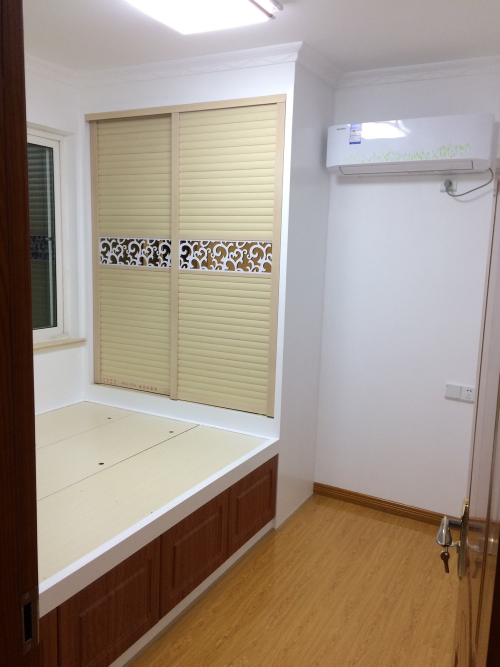
//> input picture pictures/image_1.jpg, 1000 x 1333 px (shown at 1/2 size)
$ ./main -load pictures/image_1.jpg   (built with g++ and OpenCV 4)
//> lines starting //> are read from the running program, lines starting //| are printed output that depends on the picture; after the words box and inside, x2 and y2 are one past the last pixel; in counts of white or black regions, pixels touching at a corner belong together
### fastCornerDetector.h
//
//  fastCornerDetector.hpp
//  opencvTest
//
//  Created by gaoqingge on 13/05/16.
//  Copyright © 2016 gaoqingge. All rights reserved.
//

#ifndef fastCornerDetector_h
#define fastCornerDetector_h

#include <stdio.h>
#include "global_utils.h"

class fastCornerDetector {

public:

    fastCornerDetector();
    ~fastCornerDetector();

    /**
     *  set the threshold with given value
     *
     *  @param newValue threshold value
     */
    void setThreshold(int newValue);

    /**
     *  check the given pixel's brightness
     *
     *  @param image   mat image
     *  @param x       x value of the center pixel
     *  @param y       y value of the center pixel
     *  @param inumber the number of the checking pixel
     *
     *  @return brighter, darker or similiar
     */
    int checkPixel(Mat &image, int x, int y, int inumber, int pValue);


    /**
     *  check key pixel brightness. 1, 9, 5, 13
     *
     *  @param image mat image
     *  @param x     x value of the center pixel
     *  @param y     y value of the center pixel
     *
     *  @return continue checking other pixel or not
     */
    bool checkKeyPixel(Mat &image, int x, int y);


    /**
     *  check if the pxiel is corner or not
     *
     *  @param image mat image
     *  @param x     x value of the center pixel
     *  @param y     y value of the center pixel
     *
     *  @return if the pixel is corner or not
     */
    bool checkContiguous(Mat &image, int x, int y);

    /**
     *  detect corners in the image
     *
     *  @param image mat image
     *
     *  @return corner pixel vector
     */
    vector<Point2i> detect(Mat &image);


private:
    int m_threshold;
    int m_pixelValues[28];
    int result[7];
};

#endif /* fastCornerDetector_h */

### global_utils.h
//
//  global_utils.h
//  opencvTest
//
//  Created by gaoqingge on 21/03/16.
//  Copyright © 2016 gaoqingge. All rights reserved.
//

#ifndef global_utils_h
#define global_utils_h

#include <opencv2/core/core.hpp>
#include <opencv2/highgui/highgui.hpp>
#include <opencv2/imgproc/imgproc.hpp>
#include <opencv2/features2d/features2d.hpp>
#include <iostream>
#include <chrono>

using namespace cv;
using namespace std;
using namespace chrono;

#define pixelB(image, x, y) \
image.data[image.step[0]*y+image.step[1]*x]

#define pixelG(image, x, y) \
image.data[image.step[0]*y+image.step[1]*x+1]

#define pixelR(image, x, y) \
image.data[image.step[0]*y+image.step[1]*x+2]

#define Mpixel(image,x,y) ( (uchar*) ( ((image).data) + (y)*((image).step) ) ) [(x)]
#define MpixelB(image,x,y) ( (uchar*) ( ((image).data) + (y)*((image).step) ) ) [(x)*((image).channels())]
#define MpixelG(image,x,y) ( (uchar*) ( ((image).data) + (y)*((image).step) ) ) [(x)*((image).channels())+1]
#define MpixelR(image,x,y) ( (uchar*) ( ((image).data) + (y)*((image).step) ) ) [(x)*((image).channels())+2]

#endif /* global_utils_h */

### main.cpp
//
//  main.cpp
//  opencvTest
//
//  Created by gaoqingge on 6/03/16.
//  Copyright © 2016 gaoqingge. All rights reserved.
//
#include "global_utils.h"
#include "fastCornerDetector.h"

// Global variables
Mat src;
Mat src_gray;
Mat src_clone_h;
Mat src_clone_f;
Mat src_clone_f_cv;

int thresh_harris = 160;
int thresh_fast = 70;
int max_thresh = 255;

const char *source_window = "Source Image";
const char *corners_h_window = "Harris Corners detector";
const char *corners_f_window = "Fast Corners detector";
const char *corners_f_cv_window = "OpenCV Fast Corners detector";

/// Function header
void cornerFast(int, void*);
void cornerHarris(int, void*);
void cornerFast_opencv(int, void*);


void showStaticPics(String folder) {
//> called with folder = "pictures/image_1.jpg"
    vector<String> filenames;
    glob(folder, filenames);

    for(size_t i = 0; i < filenames.size(); ++i)
    {
        if (filenames[i][strlen(filenames[i].c_str())-1] != 'g') {
            continue;
        }
        src = imread(filenames[i], IMREAD_COLOR);
//> src is the input picture: 1333 rows x 1000 cols, CV_8UC3; mean B, G, R 135.4, 147.3, 160.5
        cvtColor(src, src_gray, CV_BGR2GRAY);
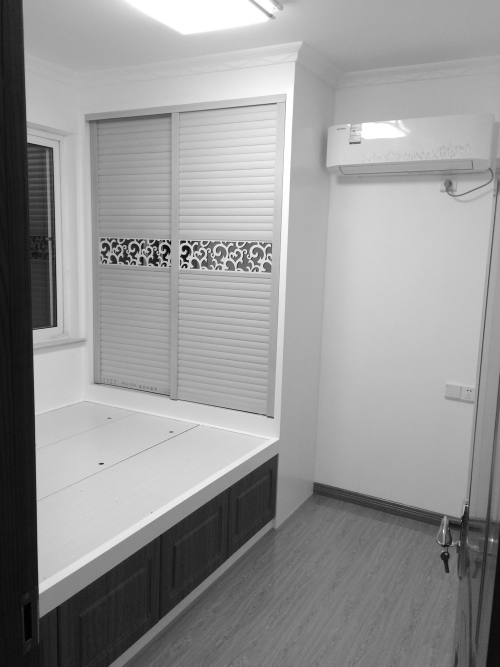
//> src_gray: 1333 rows x 1000 cols, CV_8UC1 (shown at 1/2 size); min 0, max 255, mean 149.9

        namedWindow(corners_f_cv_window, CV_WINDOW_NORMAL);
        namedWindow(corners_h_window, CV_WINDOW_NORMAL);
        resizeWindow(corners_f_cv_window, 1000, 1500);
        resizeWindow(corners_h_window, 1000, 1500);

        createTrackbar("Threshold H: ", corners_h_window, &thresh_harris, max_thresh, cornerHarris);
        createTrackbar("Threshold F: ", corners_h_window, &thresh_fast, max_thresh, cornerFast_opencv);

        cornerHarris(0, 0);
        cornerFast_opencv(0, 0);

        waitKey(0);
    }
}

// [113 lines left out: function showCamera, not called in this run]

void cornerHarris(int, void*)
{
    src_clone_h = src.clone();
    Mat dst_norm;
    Mat dst_norm_scaled;
    Mat dst = Mat::zeros(src.size(), CV_32FC1);

    // Detector parameters
    int blockSize = 2;
    int apertureSize = 3;
    double k = 0.04;

    // Detecting corners
    cornerHarris(src_gray, dst, blockSize, apertureSize, k, BORDER_DEFAULT);

    // Normalizing
    normalize(dst, dst_norm, 0, 255, NORM_MINMAX, CV_32FC1, Mat());
    convertScaleAbs(dst_norm, dst_norm_scaled);

    int iCount = 0;
    // Drawing a circle around corners
    for(int j = 0; j < dst_norm.rows; j++) {
        for(int i = 0; i < dst_norm.cols; i++) {
            if((int) dst_norm.at<float>(j,i) > thresh_harris) {
                circle(src_clone_h, Point(i, j), 3, Scalar(0, 0, 255), 2, 8, 0);
                iCount++;
            }
        }
    }
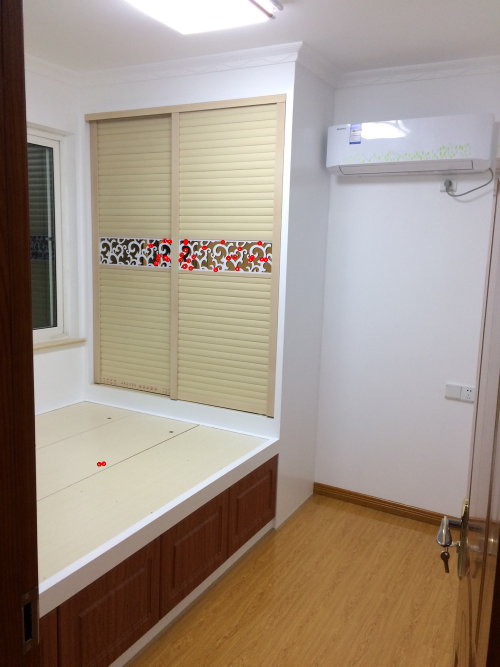
//> src_clone_h: 1333 rows x 1000 cols, CV_8UC3 (shown at 1/2 size); 0.13% of pixels changed, all inside (x1, y1, x2, y2) = (194, 477, 536, 933)
//> after the loop, iCount = 33

    char str[256];
    sprintf(str, "threshold: %d  corner count: %d", thresh_harris, iCount);
//> str = "threshold: 160  corner count: 33"
    putText(src_clone_h, str, Point2i(20, 40), CV_FONT_HERSHEY_PLAIN, 2, Scalar(255, 0, 0), 1);
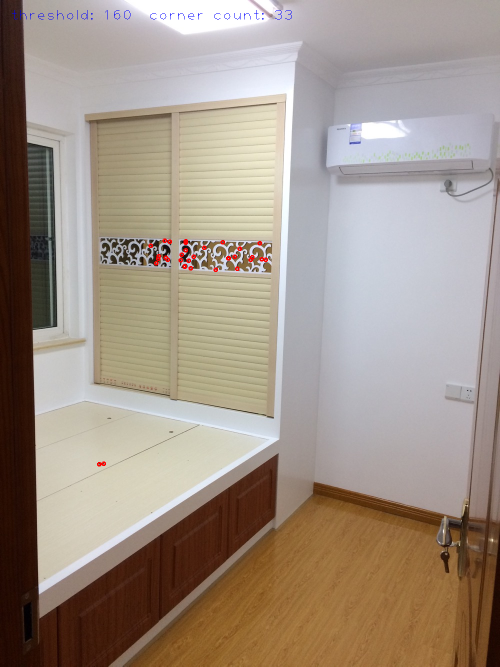
//> src_clone_h: 1333 rows x 1000 cols, CV_8UC3 (shown at 1/2 size); 0.07% of pixels changed, all inside (x1, y1, x2, y2) = (24, 20, 583, 39)


    imshow(corners_h_window, src_clone_h);
}


// [23 lines left out: function cornerFast, not called in this run]


void cornerFast_opencv(int, void*)
{
    src_clone_f_cv = src.clone();

    Ptr<FastFeatureDetector> myBlobDetector = FastFeatureDetector::create(thresh_fast);
    vector<KeyPoint> myBlobs;
    myBlobDetector->detect(src_clone_f_cv , myBlobs);
//> myBlobs = 455 keypoints; strongest (x, y, size): (371, 500, 7), (504, 514, 7), (370, 482, 7), (370, 484, 7)

    int iCount = 0;
    vector<KeyPoint>::iterator itr;
    for (itr = myBlobs.begin(); itr != myBlobs.end(); itr++) {
        int x = itr->pt.x;
        int y = itr->pt.y;
        circle(src_clone_f_cv, Point(x, y), 3, Scalar(0, 255, 0), 2, 8, 0);
        iCount++;
    }
//> this loop made 455 passes
//> (x, y) on passes 1 to 3: (551, 206), (699, 249), (722, 260)
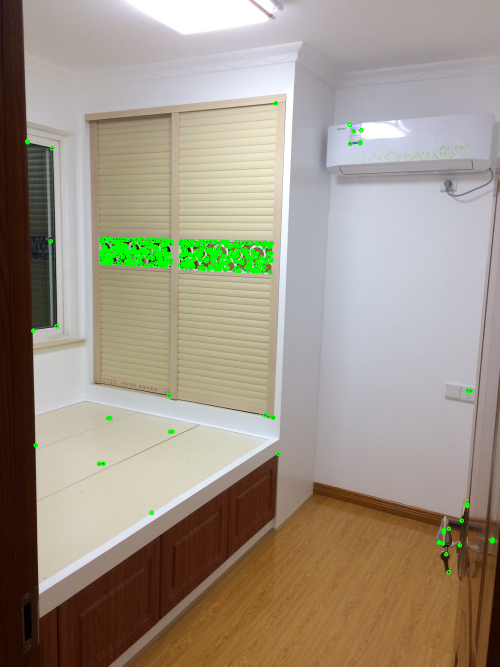
//> src_clone_f_cv: 1333 rows x 1000 cols, CV_8UC3 (shown at 1/2 size); 1.28% of pixels changed, all inside (x1, y1, x2, y2) = (50, 202, 990, 1149)
//> after the loop, iCount = 455

    /// Showing the result
    char str[256];
    sprintf(str, "threshold: %d  corner count: %d", thresh_fast, iCount);
//> str = "threshold: 70  corner count: 455"
    putText(src_clone_f_cv, str, Point2i(20, 40), CV_FONT_HERSHEY_PLAIN, 2, Scalar(255, 0, 0), 1);
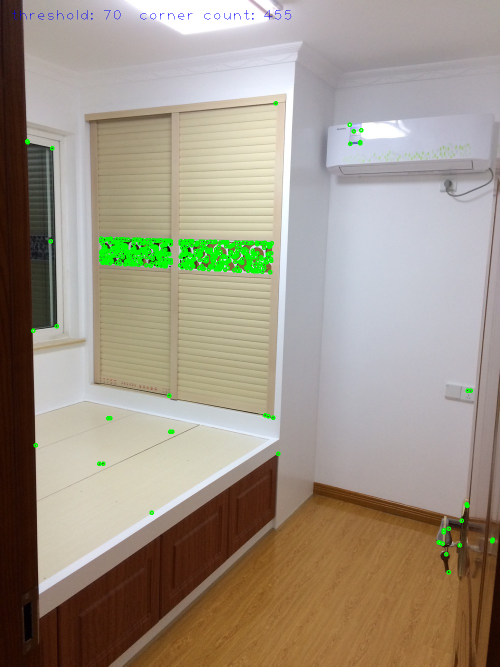
//> src_clone_f_cv: 1333 rows x 1000 cols, CV_8UC3 (shown at 1/2 size); 0.07% of pixels changed, all inside (x1, y1, x2, y2) = (24, 20, 583, 39)
    imshow(corners_f_cv_window, src_clone_f_cv);
}

// [7 lines left out: function showUsage, not called in this run]

int main(int argc, char **argv)
{


    /* program usage:
     * ./main will start the camera and check every frame
     * ./main -load ./pictures will load all the images under pictures folder and show the result
     */

    if (argc == 1) {
        showCamera();
    }
    else if (argc == 3) {
        if( strcmp(argv[1], "-load") == 0) {
            showStaticPics(argv[2]);
        }
        else {
            showUsage();
        }
    }
    else {
        showUsage();
    }
    return 0;

}

$ run again, on pictures/image_7.jpg
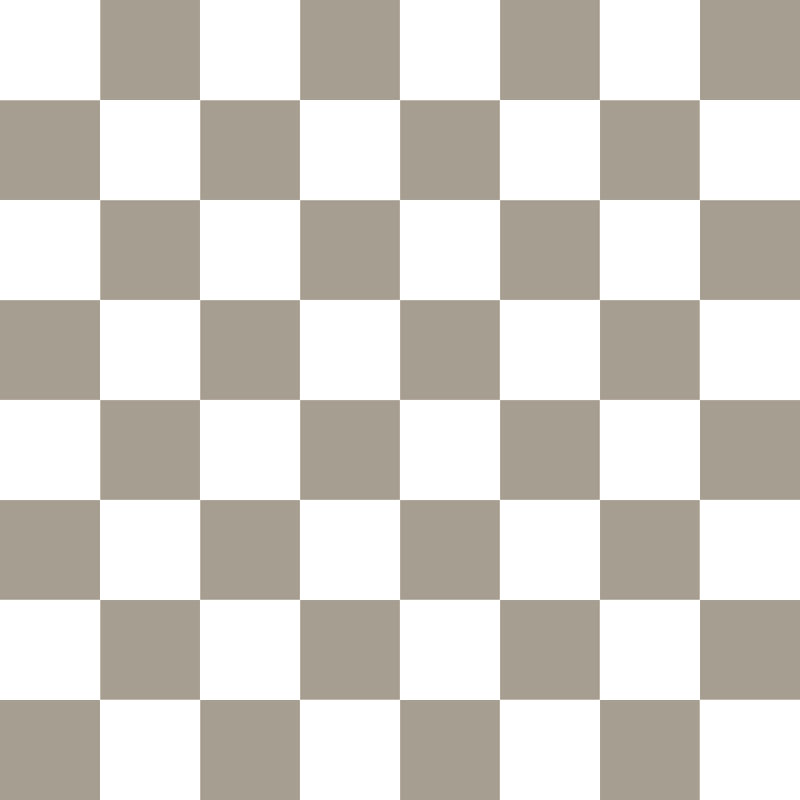
//> input picture pictures/image_7.jpg, 800 x 800 px
//> in showStaticPics, src is the input picture: 800 rows x 800 cols, CV_8UC3; mean B, G, R 200.2, 206.7, 210.7
//> after the loop in cornerHarris, `for(int j = 0; j < dst_norm.rows; j++)`:
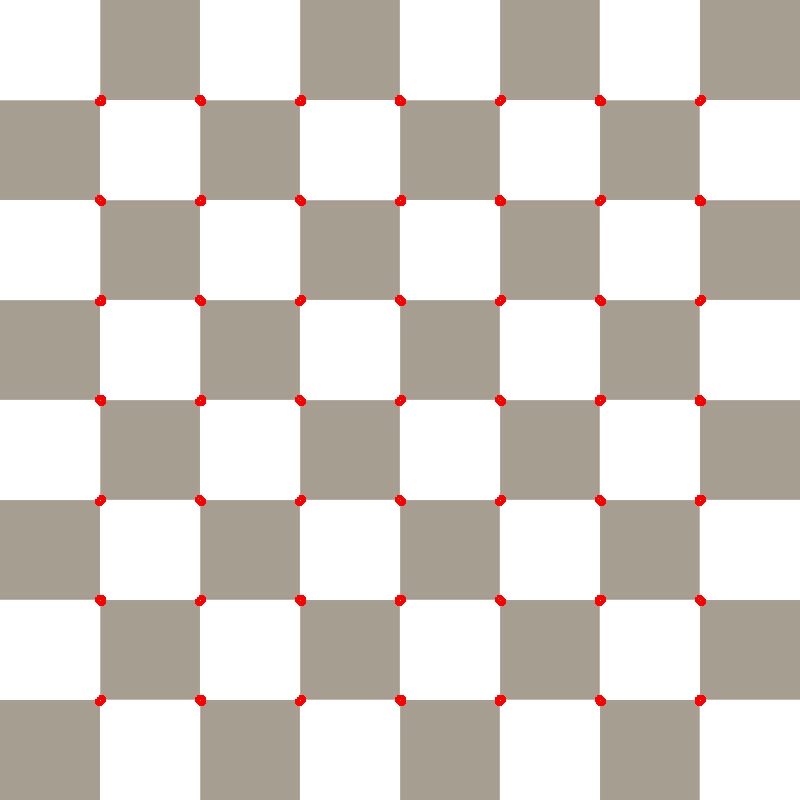
//> src_clone_h: 800 rows x 800 cols, CV_8UC3; 0.73% of pixels changed, all inside (x1, y1, x2, y2) = (95, 95, 706, 706)
//> after the loop in cornerHarris, `for(int j = 0; j < dst_norm.rows; j++)`: iCount = 122
//> in cornerHarris, `sprintf(str, "threshold: %d  corner count: %d", thresh_harris, iCount);`: str = "threshold: 160  corner count: 122"
//> myBlobs = 0 keypoints
//> after the loop in cornerFast_opencv, `for (itr = myBlobs.begin(); itr != myBlobs.end(); itr++)`: iCount = 0
//> in cornerFast_opencv, `sprintf(str, "threshold: %d  corner count: %d", thresh_fast, iCount);`: str = "threshold: 70  corner count: 0"
//> in cornerFast_opencv, `putText(src_clone_f_cv, str, Point2i(20, 40), CV_FONT_HERSHEY_PLAIN, 2..`:
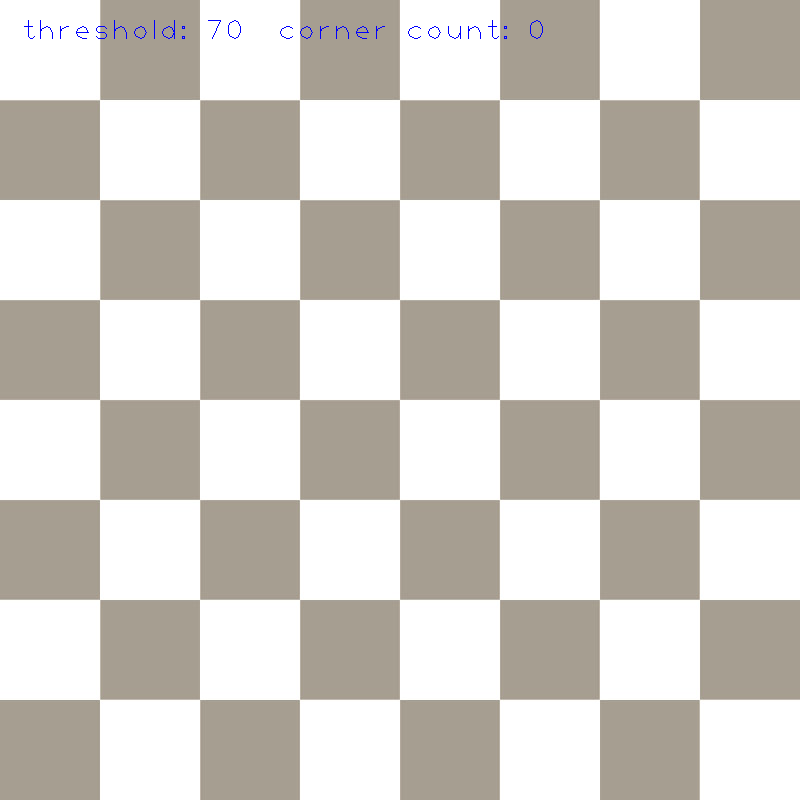
//> src_clone_f_cv: 800 rows x 800 cols, CV_8UC3; 0.12% of pixels changed, all inside (x1, y1, x2, y2) = (24, 20, 543, 39)

$ run again, on pictures/image_8.jpg
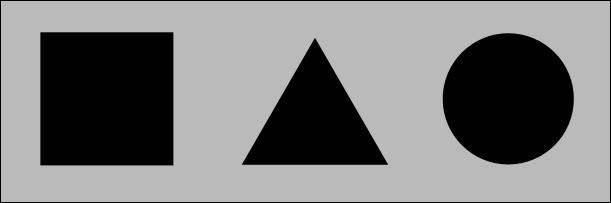
//> input picture pictures/image_8.jpg, 611 x 203 px
//> in showStaticPics, src is the input picture: 203 rows x 611 cols, CV_8UC3; min 0, max 187, mean 122.8
//> the loop in cornerHarris, `for(int j = 0; j < dst_norm.rows; j++)` made 203 passes
//> iCount on passes 1 to 3: 0, 0, 2
//> after the loop in cornerHarris, `for(int j = 0; j < dst_norm.rows; j++)`:
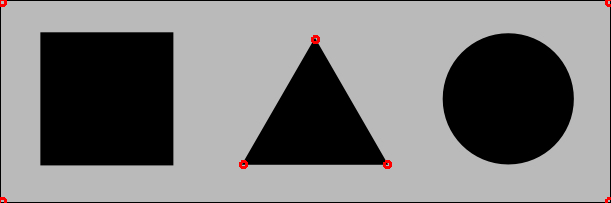
//> src_clone_h: 203 rows x 611 cols, CV_8UC3; 0.24% of pixels changed, all inside (x1, y1, x2, y2) = (0, 0, 611, 203)
//> after the loop in cornerHarris, `for(int j = 0; j < dst_norm.rows; j++)`: iCount = 7
//> in cornerHarris, `sprintf(str, "threshold: %d  corner count: %d", thresh_harris, iCount);`: str = "threshold: 160  corner count: 7"
//> myBlobs = 6 keypoints; (x, y, size): (41, 33, 7), (41, 164, 7), (172, 33, 7), (243, 163, 7), (386, 163, 7), (172, 164, 7)
//> the loop in cornerFast_opencv, `for (itr = myBlobs.begin(); itr != myBlobs.end(); itr++)` made 6 passes
//> (x, y) on passes 1 to 6: (41, 33), (172, 33), (243, 163), (386, 163), (41, 164), (172, 164)
//> after the loop in cornerFast_opencv, `for (itr = myBlobs.begin(); itr != myBlobs.end(); itr++)`: iCount = 6
//> in cornerFast_opencv, `sprintf(str, "threshold: %d  corner count: %d", thresh_fast, iCount);`: str = "threshold: 70  corner count: 6"
//> in cornerFast_opencv, `putText(src_clone_f_cv, str, Point2i(20, 40), CV_FONT_HERSHEY_PLAIN, 2..`:
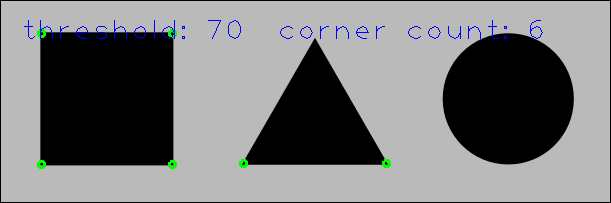
//> src_clone_f_cv: 203 rows x 611 cols, CV_8UC3; mean B, G, R 123.1, 122.1, 121.5
